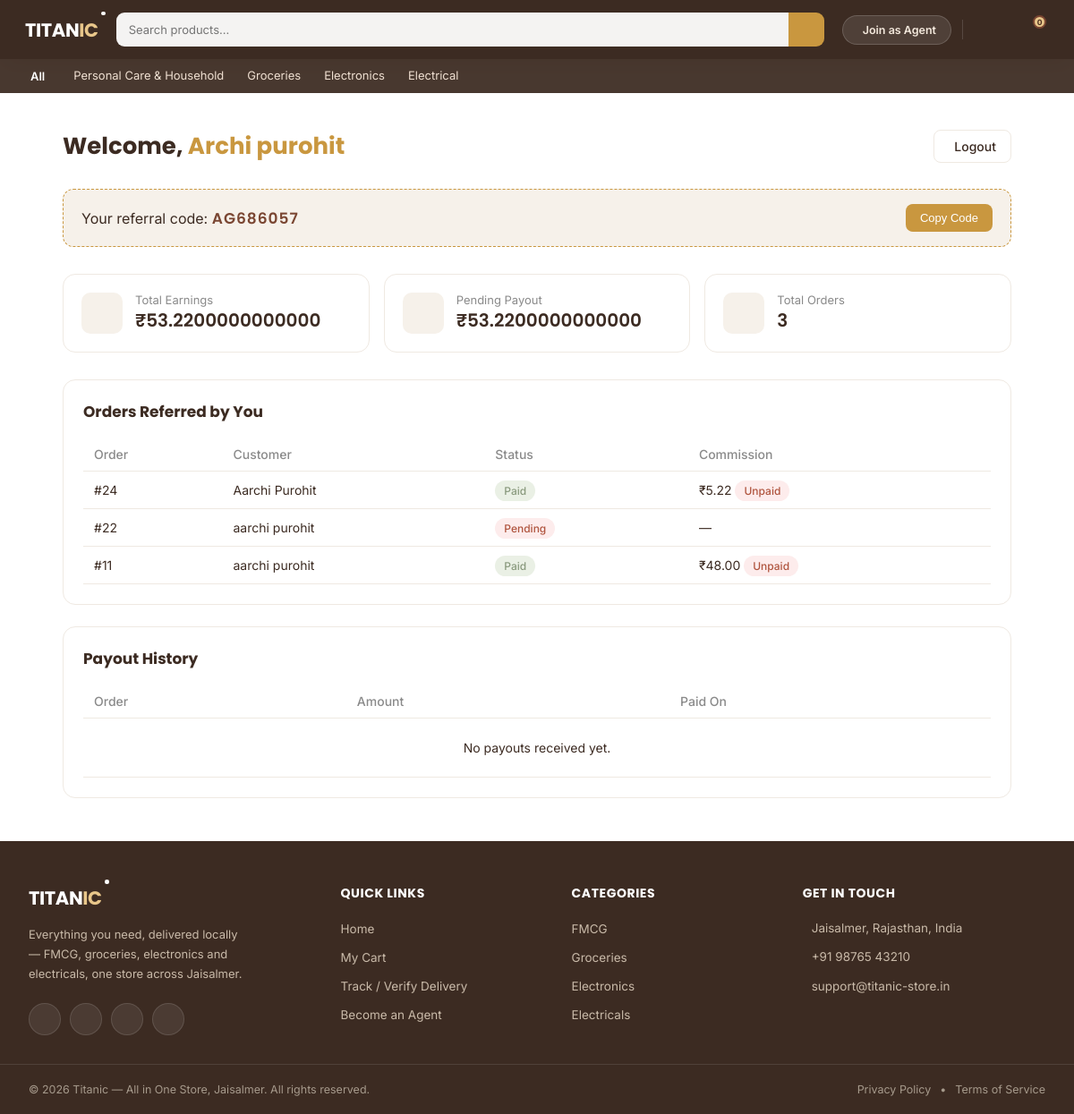
The app's page /agent/dashboard/ (signed in), older data.
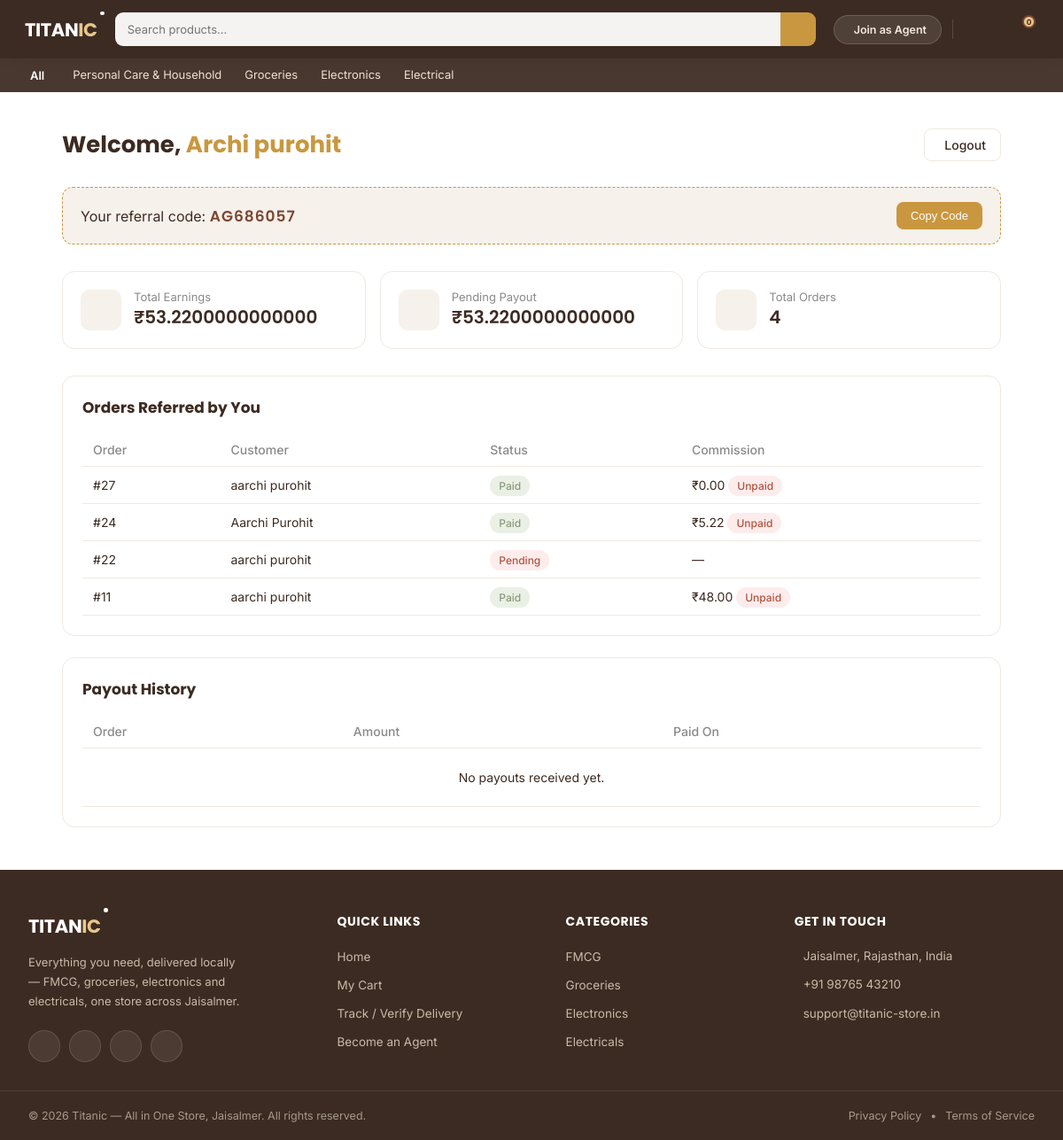
The same page, newer data.
### agents/models.py (models this page shows, shortened)
class Agent(models.Model):
    user = models.OneToOneField(User, on_delete=models.CASCADE)
    name = models.CharField(max_length=100)
    phone = models.CharField(max_length=15)
    referral_code = models.CharField(max_length=20, unique=True)
    is_approved = models.BooleanField(default=False)
    created_at = models.DateTimeField(auto_now_add=True)

class Commission(models.Model):
    order = models.OneToOneField('orders.Order', on_delete=models.CASCADE, related_name='commission')
    agent = models.ForeignKey(Agent, on_delete=models.CASCADE, related_name='commissions')
    amount = models.DecimalField(max_digits=10, decimal_places=2)
    is_paid = models.BooleanField(default=False)
    created_at = models.DateTimeField(auto_now_add=True)
    paid_at = models.DateTimeField(null=True, blank=True)

### orders/models.py (models this page shows, shortened)
class Order(models.Model):
    STATUS_CHOICES = [
        ('pending', 'Pending'),
        ('paid', 'Paid'),
        ('shipped', 'Shipped'),
        ('delivered', 'Delivered'),
    ]
    customer = models.ForeignKey(User, null=True, blank=True, on_delete=models.SET_NULL, related_name='orders')
    full_name = models.CharField(max_length=100)
    phone = models.CharField(max_length=15)
    address = models.TextField()
    pincode = models.CharField(max_length=10)
    referred_by = models.ForeignKey(Agent, null=True, blank=True, on_delete=models.SET_NULL)
    status = models.CharField(max_length=20, choices=STATUS_CHOICES, default='pending')
    delivery_otp = models.CharField(max_length=6, null=True, blank=True)
    razorpay_order_id = models.CharField(max_length=100, null=True, blank=True)
    created_at = models.DateTimeField(auto_now_add=True)

### agents/views.py (the view)
# urls.py: path('agent/dashboard/', views.agent_dashboard, name='agent_dashboard'),
@login_required(login_url='agent_login')
def agent_dashboard(request):
    if not hasattr(request.user, 'agent'):
        messages.error(request, 'Ye page sirf agents ke liye hai.')
        return redirect('agent_login')
    agent = request.user.agent
    if not agent.is_approved:
        return render(request, 'agents/dashboard.html', {
            'agent': agent,
            'pending_approval': True,
        })
    orders = Order.objects.filter(referred_by=agent).order_by('-created_at')
    commissions = Commission.objects.filter(agent=agent).order_by('-created_at')
    total_earnings = commissions.aggregate(total=Sum('amount'))['total'] or 0
    pending_amount = commissions.filter(is_paid=False).aggregate(total=Sum('amount'))['total'] or 0
    paid_amount = commissions.filter(is_paid=True).aggregate(total=Sum('amount'))['total'] or 0
    payout_history = commissions.filter(is_paid=True).order_by('-paid_at')
    context = {
        'agent': agent,
        'pending_approval': False,
        'orders': orders,
        'total_orders': orders.count(),
        'total_earnings': total_earnings,
        'pending_amount': pending_amount,
        'paid_amount': paid_amount,
        'payout_history': payout_history,
    }
    return render(request, 'agents/dashboard.html', context)

### products/context_processors.py (called while the page is built)
def featured_categories(request):
    return {
        'featured_categories': {
            'fmcg': Categories.objects.filter(parent=None, name__in=['FMCG', 'Fmcg', 'Personal Care & Household', 'Personal Care & Household']).first(),
            'groceries': Categories.objects.filter(parent=None, name__in=['Groceries', 'Grocery']).first(),
            'electronics': Categories.objects.filter(parent=None, name__in=['Electronics']).first(),
            'electricals': Categories.objects.filter(parent=None, name__in=['Electrical', 'Electricals']).first(),
        }
    }

### agents/templates/agents/dashboard.html (shortened to what this page needs)
{% extends 'base.html' %}
{% load static %}
{% block content %}
<link rel="stylesheet" href="{% static 'agents/dashboard.css' %}">
<div class="dash-wrap">
    <div class="dash-header">
        <h1>Welcome, <span>{{ agent.name }}</span></h1>
        <a href="{% url 'agent_logout' %}" class="dash-logout">
             Logout
        </a>
    </div>
    {% if pending_approval %}
        <div class="pending-box">
            <i class="ti ti-clock-hour-4"></i>
            <h2>Approval Pending</h2>
            <p>Your agent account is under review. Once approved, you'll be able to see your earnings and orders here.</p>
        </div>
    {% else %}
        <div class="referral-box">
            <div>
                Your referral code: <span class="code">{{ agent.referral_code }}</span>
            </div>
            <button onclick="navigator.clipboard.writeText('{{ agent.referral_code }}'); this.innerText='Copied!'">
                Copy Code
            </button>
        </div>
        <div class="stat-grid">
            <div class="stat-card">
                <div class="stat-icon"></div>
                <div class="stat-info">
                    <div class="label">Total Earnings</div>
                    <div class="value">₹{{ total_earnings }}</div>
                </div>
            </div>
            <div class="stat-card">
                <div class="stat-icon"></div>
                <div class="stat-info">
                    <div class="label">Pending Payout</div>
                    <div class="value">₹{{ pending_amount }}</div>
                </div>
            </div>
            <div class="stat-card">
                <div class="stat-icon"></div>
                <div class="stat-info">
                    <div class="label">Total Orders</div>
                    <div class="value">{{ total_orders }}</div>
                </div>
            </div>
        </div>
        <div class="dash-section">
            <h3>Orders Referred by You</h3>
            <table class="dash-table">
                <thead>
                    <tr>
                        <th>Order</th>
                        <th>Customer</th>
                        <th>Status</th>
                        <th>Commission</th>
                    </tr>
                </thead>
                <tbody>
                    {% for order in orders %}
                    <tr>
                        <td>#{{ order.id }}</td>
                        <td>{{ order.full_name }}</td>
                        <td><span class="badge badge-{{ order.status }}">{{ order.get_status_display }}</span></td>
                        <td>
                            {% if order.commission %}
                                ₹{{ order.commission.amount }}
                                {% if order.commission.is_paid %}
                                    <span class="badge badge-paid">Paid</span>
                                {% else %}
                                    <span class="badge badge-pending">Unpaid</span>
                                {% endif %}
                            {% else %}
                                —
                            {% endif %}
                        </td>
                    </tr>
                    {% empty %}
                    <tr><td colspan="4" class="empty-row">No orders yet. Share your referral code to start earning!</td></tr>
                    {% endfor %}
                </tbody>
            </table>
        </div>
        <div class="dash-section">
            <h3>Payout History</h3>
            <table class="dash-table">
                <thead>
                    <tr>
                        <th>Order</th>
                        <th>Amount</th>
                        <th>Paid On</th>
                    </tr>
                </thead>
                <tbody>
                    {% for c in payout_history %}
                    <tr>
                        <td>#{{ c.order.id }}</td>
                        <td>₹{{ c.amount }}</td>
                        <td>{{ c.paid_at|date:"d M Y" }}</td>
                    </tr>
                    {% empty %}
                    <tr><td colspan="3" class="empty-row">No payouts received yet.</td></tr>
                    {% endfor %}
                </tbody>
            </table>
        </div>
    {% endif %}
</div>
{% endblock %}

### templates/base.html (shortened to what this page needs)
{% load static %}
<!DOCTYPE html>
<html lang="en">
<head>
    <link rel="stylesheet" href="https://cdn.jsdelivr.net/npm/@tabler/icons-webfont@latest/tabler-icons.min.css">
    <link rel="stylesheet" href="{% static 'css/base.css' %}">
    <link rel="stylesheet" href="{% static 'css/footer.css' %}">
</head>
<body>
<nav class="navbar">
    <a href="{% url 'product_list' %}" class="logo">
        <span class="logo-text">TITAN<span class="logo-accent">IC<span class="logo-dot"></span></span></span>
    </a>
    <form class="search-bar" action="{% url 'search_results' %}" method="GET">
        <input type="text" name="q" placeholder="Search products..." value="{{ request.GET.q }}">
        <button type="submit" class="search-btn"></button>
    </form>
    <div class="nav-actions">
        <a href="{% url 'agent_signup' %}" class="agent-btn">
    <span>Join as Agent</span>
</a>
        {% if user.is_authenticated %}
<a href="{% url 'customer_dashboard' %}" class="nav-icon-btn">
</a>
{% else %}
<a href="{% url 'customer_login' %}" class="nav-icon-btn">
    <i class="ti ti-user"></i>
</a>
{% endif %}
        <a href="{% url 'view_cart' %}" class="nav-icon-btn">
            <span class="cart-badge" id="cart-badge">{{ request.session.cart|length }}</span>
        </a>
    </div>
</nav>
<div class="category-bar">
    <div class="cat-all-wrap">
        <div class="cat-all" id="catAllBtn">
            <span>All</span>
        </div>
    </div>
    <div class="cat-links-scroll">
        {% if featured_categories.fmcg %}
        <a href="{% url 'category_detail' featured_categories.fmcg.id %}" class="cat-link"> Personal Care & Household</a>
        {% endif %}
        {% if featured_categories.groceries %}
        <a href="{% url 'category_detail' featured_categories.groceries.id %}" class="cat-link">Groceries</a>
        {% endif %}
        {% if featured_categories.electronics %}
        <a href="{% url 'category_detail' featured_categories.electronics.id %}" class="cat-link">Electronics</a>
        {% endif %}
        {% if featured_categories.electricals %}
        <a href="{% url 'category_detail' featured_categories.electricals.id %}" class="cat-link">Electrical</a>
        {% endif %}
    </div>
</div>
    {% block content %}
    {% endblock %}
    <footer class="site-footer">
        <div class="footer-top">
            <div class="footer-col footer-brand">
                <div class="footer-logo">TITAN<span class="logo-accent">IC<span class="logo-dot"></span></span></div>
                <p class="footer-tagline">Everything you need, delivered locally — FMCG, groceries, electronics and electricals, one store across Jaisalmer.</p>
                <div class="footer-social">
                    <a href="#" class="footer-social-icon" aria-label="Facebook"></a>
                    <a href="#" class="footer-social-icon" aria-label="Instagram"></a>
                    <a href="#" class="footer-social-icon" aria-label="WhatsApp"></a>
                    <a href="#" class="footer-social-icon" aria-label="X"></a>
                </div>
            </div>
            <div class="footer-col">
                <h4>Quick Links</h4>
                <ul>
                    <li><a href="{% url 'product_list' %}">Home</a></li>
                    <li><a href="{% url 'view_cart' %}">My Cart</a></li>
                    <li><a href="{% url 'verify_delivery' %}">Track / Verify Delivery</a></li>
                    <li><a href="{% url 'agent_signup' %}">Become an Agent</a></li>
                </ul>
            </div>
            <div class="footer-col">
                <h4>Categories</h4>
                <ul>
                    <li><a href="#">FMCG</a></li>
                    <li><a href="#">Groceries</a></li>
                    <li><a href="#">Electronics</a></li>
                    <li><a href="#">Electricals</a></li>
                </ul>
            </div>
            <div class="footer-col">
                <h4>Get in Touch</h4>
                <ul class="footer-contact">
                    <li> Jaisalmer, Rajasthan, India</li>
                    <li> +91 98765 43210</li>
                    <li> support@titanic-store.in</li>
                </ul>
            </div>
        </div>
        <div class="footer-bottom">
            <p>&copy; 2026 Titanic — All in One Store, Jaisalmer. All rights reserved.</p>
            <div class="footer-bottom-links">
                <a href="#">Privacy Policy</a>
                <span>•</span>
                <a href="#">Terms of Service</a>
            </div>
        </div>
    </footer>
</body>
</html>

### static/css/base.css (style rules this page uses)
:root { --brand-primary: #7A4632; --brand-accent: #C9973F; --brand-accent-light: #E8C68A; --brand-bg-warm: #F6F1EA; --brand-bg-light: #F8F4EE; --brand-text-dark: #3C2B22; --brand-border: #EFE9E2; --brand-discount: #B0553F; --brand-instock: #8A9A7E; }
* { margin: 0; padding: 0; box-sizing: border-box; }
body { font-family: 'Inter', sans-serif; color: var(--brand-text-dark); }
.navbar { display: flex; align-items: center; gap: 20px; background: var(--brand-text-dark); padding: 14px 28px; box-shadow: 0 8px 24px -8px rgba(122, 70, 50, 0.45); }
.navbar a { text-decoration: none; }
.logo { flex-shrink: 0; text-decoration: none; display: inline-block; }
.logo-text { font-family: 'Poppins', sans-serif; font-weight: 700; font-size: 21px; color: #FFFFFF; letter-spacing: -0.4px; }
.logo-accent { color: #E8C68A; position: relative; }
.logo-dot { position: absolute; top: -6px; right: -8px; width: 4.5px; height: 4.5px; border-radius: 50%; background: #FFFFFF; }
.search-bar { flex-grow: 1; display: flex; height: 38px; }
.search-bar input { flex-grow: 1; border: none; background: rgba(255,255,255,0.94); border-radius: 9px 0 0 9px; padding: 0 14px; font-size: 13px; outline: none; font-family: 'Inter', sans-serif; color: var(--brand-text-dark); }
.search-btn { width: 40px; background: var(--brand-accent); border: none; border-radius: 0 9px 9px 0; cursor: pointer; display: flex; align-items: center; justify-content: center; font-size: 15px; color: #FFFFFF; }
.nav-actions { display: flex; align-items: center; gap: 8px; flex-shrink: 0; }
.agent-btn { display: flex; align-items: center; gap: 6px; background: rgba(255,255,255,0.1); border: 1px solid rgba(255,255,255,0.16); color: #F3E8DC; padding: 8px 16px; border-radius: 20px; font-size: 12.5px; font-weight: 600; white-space: nowrap; cursor: pointer; text-decoration: none; }
.nav-icon-btn { width: 38px; height: 38px; border-radius: 10px; display: flex; align-items: center; justify-content: center; position: relative; text-decoration: none; transition: background 0.15s ease; }
.cart-badge { position: absolute; top: 3px; right: 3px; background: var(--brand-accent-light, #E8C68A); color: #4A2E1F; font-size: 8.5px; font-weight: 700; width: 15px; height: 15px; border-radius: 50%; display: flex; align-items: center; justify-content: center; border: 2px solid var(--brand-primary); }
.category-bar { display: flex; align-items: center; gap: 26px; background: #3c2b22ef; padding: 10px 28px; }
.cat-links-scroll { display: flex; align-items: center; gap: 26px; }
.cat-all-wrap { position: relative; }
.cat-all { display: flex; align-items: center; gap: 6px; color: #FFFFFF; font-size: 13px; font-weight: 600; cursor: pointer; }
.cat-link { color: #F0E0D2; font-size: 13px; text-decoration: none; padding-bottom: 2px; }

Row changes from the older to the newer data that the page shows:
added Order: id "27", full_name "aarchi purohit", status "Paid", commission.amount "0.00", shows "Unpaid"
Text that changed along with them:
{{ total_orders }}: "3" → "4"
